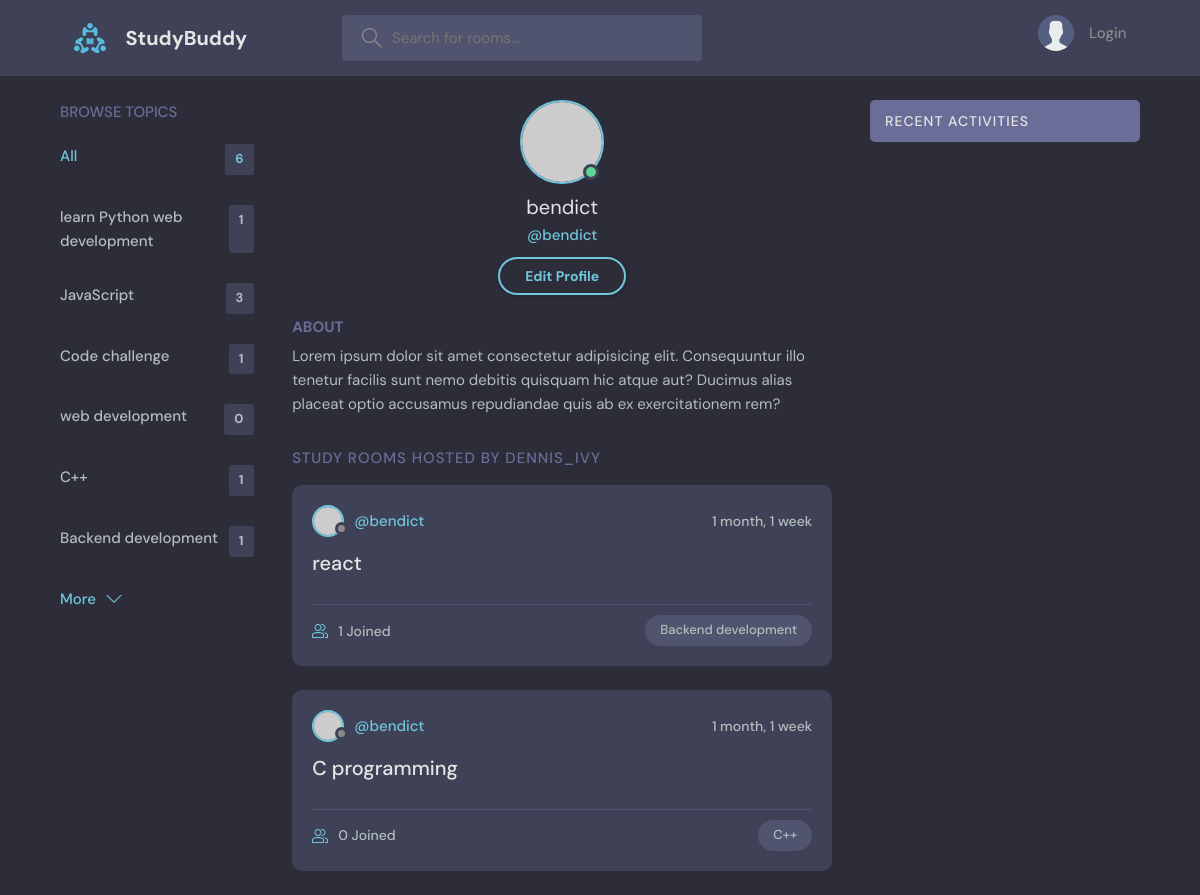
Page /profile/1/ on the committed database.
### studybud/base/models.py (models this page shows, shortened)
class Topic(models.Model):
    name = models.CharField(max_length=200)

class Room(models.Model):
    host = models.ForeignKey(User, on_delete=models.SET_NULL, null=True)
    topic = models.ForeignKey(Topic, on_delete=models.SET_NULL, null=True)
    name = models.CharField(max_length=200)
    description = models.TextField(null=True, blank=True)
    participants = models.ManyToManyField(
        User, related_name='participants', blank=True)
    updated = models.DateTimeField(auto_now=True)
    created = models.DateTimeField(auto_now_add=True)
    class Meta:
        ordering = ['-updated', '-created']

### studybud/base/views.py (the view)
# urls.py: path('profile/<str:pk>/', views.userProfile, name="profile"),
def userProfile(request, pk):
    user = User.objects.get(id=pk)
    rooms = user.room_set.all()
    room_messages = user.message_set.all()
    topics = Topic.objects.all()
    context = {'user': user, 'rooms': rooms,
            'room_messages': room_messages, 'topics': topics}
    return render(request, 'base/profile.html', context)

### studybud/base/templates/base/profile.html
{% extends 'main.html' %}
{% block content %}
  <main class="profile-page layout layout--3">
    <div class="container">
      {% include "base/topics_component.html" %}
      <div class="roomList">
        <div class="profile">
          <div class="profile__avatar">
            <div class="avatar avatar--large active">
              <img src="https://randomuser.me/api/portraits/men/11.jpg" />
            </div>
          </div>
          <div class="profile__info">
            <h3>{{user.username}}</h3>
            <p>@{{user.username}}</p>
            <a href="edit-user.html" class="btn btn--main btn--pill">Edit Profile</a>
          </div>
          <div class="profile__about">
            <h3>About</h3>
            <p>
              Lorem ipsum dolor sit amet consectetur adipisicing elit. Consequuntur illo tenetur
              facilis sunt nemo debitis quisquam hic atque aut? Ducimus alias placeat optio
              accusamus repudiandae quis ab ex exercitationem rem?
            </p>
          </div>
        </div>
        <div class="roomList__header">
          <div>
            <h2>Study Rooms Hosted by dennis_ivy</a>
            </h2>
          </div>
        </div>
        {% include 'base/feed_component.html' %}
      </div>
      {% include "base/activity_component.html" %}
    </div>
  </main>
  {% endblock content %}

### studybud/templates/main.html (shortened to what this page needs)
<!DOCTYPE html>
{% load static %}
<html lang="en">
  <head>
    <link rel="stylesheet" href="{% static 'styles/style.css' %}" />
  </head>
  <body>
    {% include 'navbar.html' %}
    {% block content %}
    {% endblock %}
  </body>
</html>

### studybud/templates/navbar.html (shortened to what this page needs)
{% load static %}
<header class="header header--loggedIn">
    <div class="container">
      <a href="{% url 'home' %}" class="header__logo">
        <img src="{% static 'images/logo.svg' %}" />
        <h1>StudyBuddy</h1>
      </a>
        <form class="header__search" method ="GET" action = "{% url 'home' %}">
        <label>
          <input name = "q" placeholder="Search for rooms..." />
        </label>
      </form>
      <nav class="header__menu">
        {% if request.user.is_authenticated %}
        <div class="header__user">
          <a href="profile.html">
            <div class="avatar avatar--medium active">
              <img src="https://randomuser.me/api/portraits/men/37.jpg" />
            </div>
            <p>{{request.user.username}} <span>@{{request.user.username}}</span></p>
          </a>
          <button class="dropdown-button">
            <svg version="1.1" xmlns="http://www.w3.org/2000/svg" width="32" height="32" viewBox="0 0 32 32">
              <title>chevron-down</title>
              <path d="M16 21l-13-13h-3l16 16 16-16h-3l-13 13z"></path>
            </svg>
          </button>
        </div>
    {% else %}
        <a href="{% url 'login' %}">
          <img src="{% static 'images/avatar.svg' %}" />
          <p>Login</p>
        </a>
        {% endif %}
      </nav>
    </div>
  </header>

### studybud/base/templates/base/topics_component.html
<div class="topics">
    <div class="topics__header">
      <h2>Browse Topics</h2>
    </div>
    <ul class="topics__list">
      <li>
        <a href="{% url 'home' %}" class="active">All <span>{{topics.count}}</span></a>
      </li>
      {% for topic in topics %}
      <li>
        <a href="{% url 'home' %}?q={{topic.name}}">{{topic.name}}<span>{{topic.room_set.all.count}}</span></a>
      </li>
      {% endfor %}
    </ul>
    <a class="btn btn--link" href="topics.html">
      More
      <svg version="1.1" xmlns="http://www.w3.org/2000/svg" width="32" height="32" viewBox="0 0 32 32">
        <title>chevron-down</title>
        <path d="M16 21l-13-13h-3l16 16 16-16h-3l-13 13z"></path>
      </svg>
    </a>
  </div>

### studybud/base/templates/base/feed_component.html (shortened to what this page needs)
{% for room in rooms %}
<div class="roomListRoom">
    <div class="roomListRoom__header">
      <a href="{% url 'profile' room.host.id %}" class="roomListRoom__author">
        <div class="avatar avatar--small">
          <img src="https://randomuser.me/api/portraits/women/11.jpg" />
        </div>
        <span>@{{room.host.username}}</span>
      </a>
      <div class="roomListRoom__actions">
        <span>{{room.created|timesince}}</span>
      </div>
    </div>
    <div class="roomListRoom__content">
      <a href="{% url 'room' room.id %}">{{room.name}}</a>
    </div>
    <div class="roomListRoom__meta">
      <a href="{% url 'room' room.id %}" class="roomListRoom__joined">
        {{room.participants.all.count}} Joined
      </a>
      <p class="roomListRoom__topic">{{room.topic.name}}</p>
    </div>
  </div>
{% endfor %}

### studybud/base/templates/base/activity_component.html (shortened to what this page needs)
<div class="activities">
    <div class="activities__header">
      <h2>Recent Activities</h2>
    </div>
  </div>

### rows in the picture
Topic: name "learn Python web development", room_set.all.count "1"
Topic: name "JavaScript", room_set.all.count "3"
Topic: name "Code challenge", room_set.all.count "1"
Topic: name "web development", room_set.all.count "0"
Topic: name "C++", room_set.all.count "1"
Topic: name "Backend development", room_set.all.count "1"
Room: host.username "bendict", created "1 month, 1 week", name "react", participants.all.count "1", topic.name "Backend development"
Room: host.username "bendict", created "1 month, 1 week", name "C programming", participants.all.count "0", topic.name "C++"

### other values in the picture
{{ topics.count }} "6"
{{ user.username }} "bendict"
